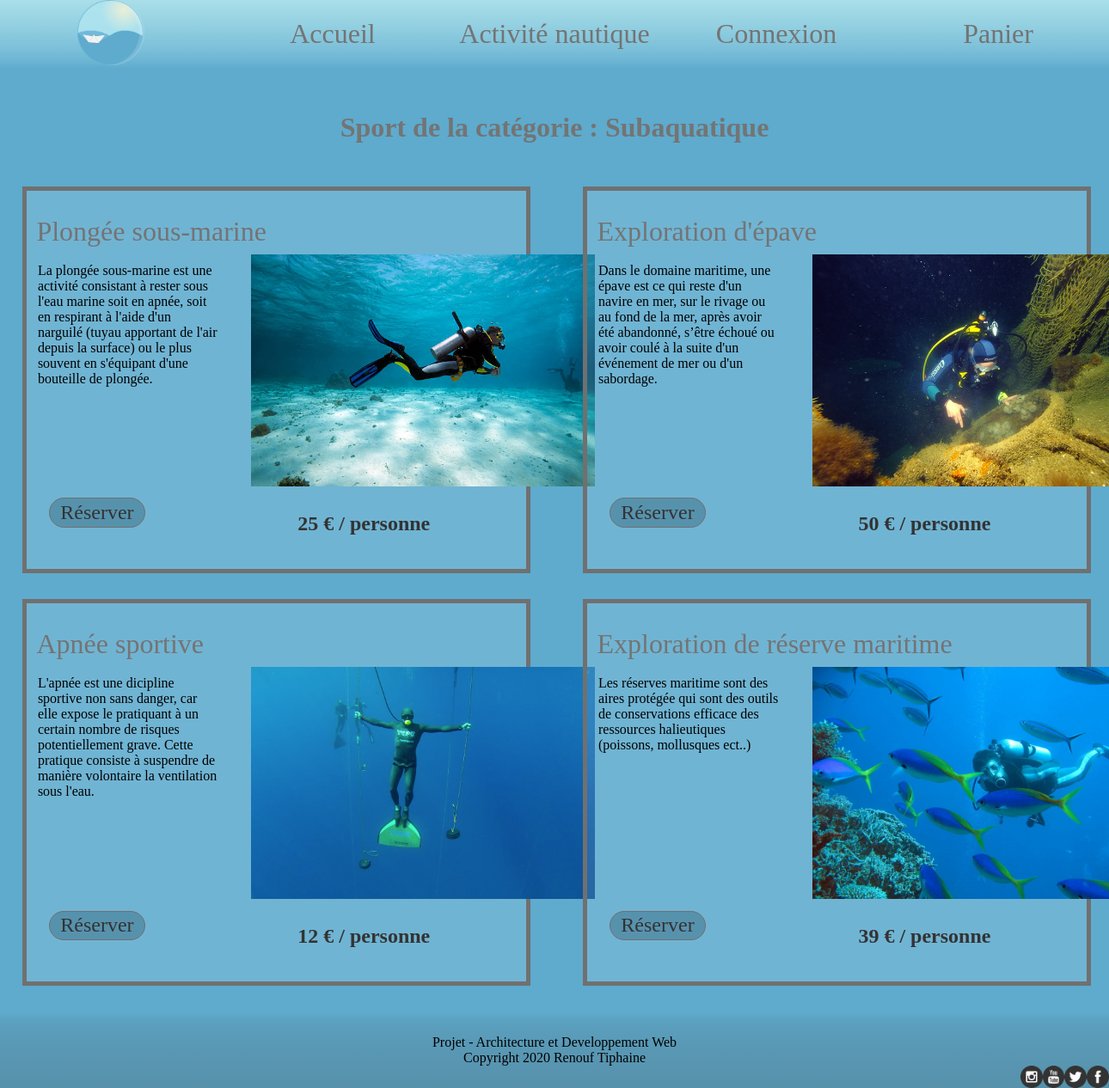
The page /categorie.php?cat=1 on the database its author committed.
### tables this page shows
CREATE TABLE `categorie` (
  `id_categorie` int(11) NOT NULL,
  `nom` varchar(20) NOT NULL
);

CREATE TABLE `sport` (
  `id_sport` int(11) NOT NULL,
  `id_categorie` int(11) NOT NULL,
  `nom` varchar(50) NOT NULL,
  `description` text NOT NULL,
  `lieu` varchar(50) NOT NULL,
  `prix` decimal(6,0) NOT NULL,
  `img` varchar(50) NOT NULL
);

### categorie.php (the view, shortened to what this page needs)
<?php
$connexion = connexion();
if(!empty($_GET['cat'])){
    $categorie = $_GET['cat'];
    if($categorie == "all"){
        $requete = "SELECT * FROM sport";
        $reponse = $connexion->query($requete);
        $sports=$reponse->fetchAll(PDO::FETCH_ASSOC);
    } else {
        $requete = "SELECT * FROM sport WHERE id_categorie=$categorie";
        $reponse = $connexion->query($requete);
        $sports=$reponse->fetchAll(PDO::FETCH_ASSOC);
        $req ="SELECT nom FROM categorie WHERE id_categorie=$categorie";
        $res= $connexion->query($req);
        $catCourante=$res->fetch(PDO::FETCH_ASSOC);
    }
}
?>
<!doctype html>
<html lang="fr">
<head>
    <link rel="stylesheet" href="css/Style.css">
</head>
<body>
    <div id="wrap">
        <?php include("header.php");?>
        <main>
            <?php if($categorie=='all'): ?>
            <h2>Tout les sports nautiques :</h2>
            <?php else:?>
            <h2> Sport de la catégorie : <?=$catCourante['nom']?></h2>
            <?php endif;?>
            <div class="categorie">
                <?php foreach($sports as $sport => $infos): ?>
                <section>
                    <article>
                        <div id="haut">
                            <p class="nom"><?=$infos['nom']?></p>
                        </div>
                        <div class="orga">
                            <div class="orga2">
                                <p class="des"><?=$infos['description']?></p>
                                <a href="vue_sport.php?sport=<?=$infos['id_sport']?>" class="reservation">Réserver</a>
                            </div>
                            <figure>
                                <img src="<?=$infos['img']?>" alt="<?=$infos['nom']?>" class="photo">
                                <figcaption class="prix"><strong><?=$infos['prix']?> € / personne</strong></figcaption>
                            </figure>
                        </div>
                    </article>
                </section>
                <?php endforeach;?>
            </div>
        </main>
        <?php include("footer.php");?>
    </div>
</body>
</html>

### css/Style.css (style rules this page uses)
* { padding: 0; margin: 0; font-family: georgia; }
html { height: 100%; }
body { background: #5EABCE; height: 100%; }
#wrap { min-height: 100%; position: relative; }
h2 { display: block; text-align: center; color: #747474; font-size: 2em; margin-top: 50px; margin-bottom: 50px; }
main { position: relative; height: auto; padding-bottom: 10%; }
.categorie section { border: 5px solid #707070; width: 95%; height: 100%; display: flex; background-color: rgba(255, 255, 255, 0.11); }
.categorie { margin-left: 2%; display: grid; grid-template-columns: repeat(2, 1fr); grid-auto-rows: auto; grid-gap: 40px; height: 100%; }
.nom { font-size: 2em; margin-left: 2%; margin-top: 5%; color: #747474; margin-right: auto; }
.orga { display: flex; }
.orga2 { display: flex; width: 45%; flex-direction: column; }
.des { display: block; width: 80%; margin-left: 5%; margin-top: 2%; margin-right: 10%; padding-top: 5%; height: 75%; }
figure { width: 45%; margin-right: 3%; margin-bottom: 5%; }
.photo { width: 400px; height: 270px; padding-top: 3%; }
.prix { text-align: center; margin-top: 10%; font-size: 1.5em; color: #333333; }
.reservation { display: block; padding: 1%; border: 1px solid #707070; background-color: #5792AD; text-decoration: none; font-size: 1.5em; color: #333333; margin-left: 3%; width: 40%; text-align: center; border-radius: 27px; margin-left: 10%; margin-bottom: 4%; float: left; }
#haut { display: flex; flex-direction: row; justify-content: flex-end; }

### rows shown on the page
categorie: nom "Subaquatique"
sport: nom "Plongée sous-marine", description "La plongée sous-marine est une activité consistant à rester sous l'eau marine soit en apnée, soit en respirant à l'aide d'un narguilé (tuyau apportant de l'air depuis la surface) ou le plus souvent en s'équipant d'une bouteille de plongée.", img (picture), prix "25"
sport: nom "Exploration d'épave", description "Dans le domaine maritime, une épave est ce qui reste d'un navire en mer, sur le rivage ou au fond de la mer, après avoir été abandonné, s’être échoué ou avoir coulé à la suite d'un événement de mer ou d'un sabordage.", img (picture), prix "50"
sport: nom "Apnée sportive", description "L'apnée est une dicipline sportive non sans danger, car elle expose le pratiquant à un certain nombre de risques potentiellement grave. Cette pratique consiste à suspendre de manière volontaire la ventilation sous l'eau.", img (picture), prix "12"
sport: nom "Exploration de réserve maritime", description "Les réserves maritime sont des aires protégée qui sont des outils de conservations efficace des ressources halieutiques (poissons, mollusques ect..)", img (picture), prix "39"
